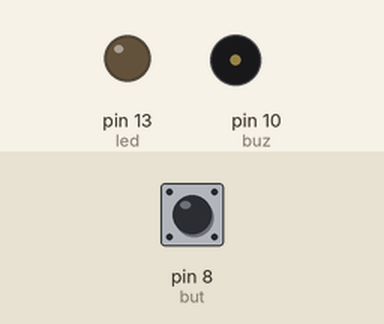
A sketch run on a simulated Arduino Uno, built with avr-gcc and run on an emulated ATmega328P. On the bench: output pins drawn as LEDs (lit = HIGH), buzzer (waves = sounding). The test bench sets the inputs (shaded band); at power-on: pin 8 (but) LOW.

Above: at 1.2 s.
1.3 s: pin 8 (but) pulled HIGH for 0.15 s
At 3.9 s:
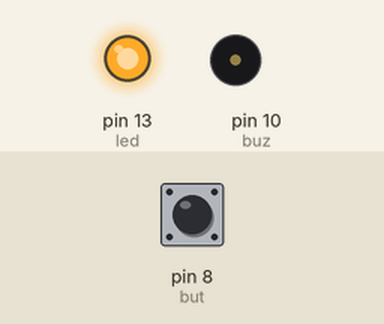
4.3 s: pin 8 (but) pulled HIGH for 3.2 s
At 5.52 s:
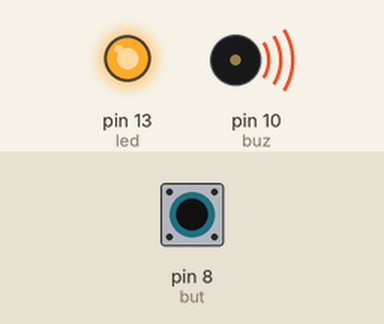
Timing chart, 0 to 10.0 s (numbered marks = the images above; inputs shaded):
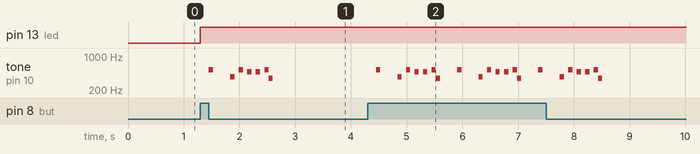

The sketch:

EXmusic.ino
```cpp
int buz = 10;
int led = 13;
int but = 8;
float c = 527.47;
float d = 469.92;
float g = 352.04;
float gb = 372.98;
float tempo = 76.9230769;

void setup() {
  pinMode(led,OUTPUT);
  pinMode(but,INPUT);
  pinMode(buz,OUTPUT);
}

void loop() {
  int buttonstate = digitalRead(but);
  if(buttonstate == HIGH) {
    digitalWrite(led, HIGH);
    delay(tempo*2);
    tone(buz,c,tempo);
    delay(tempo*5);
    tone(buz,gb,tempo);
    delay(tempo*2);
    tone(buz,c,tempo);
    delay(tempo*2);
    tone(buz,d,tempo);
    delay(tempo*2);
    tone(buz,d,tempo);
    delay(tempo*2);
    tone(buz,c,tempo);
    delay(tempo);
    tone(buz,g,tempo);
    delay(tempo*3);


   //primeiro verso

  }
}

// MEMBROS: João Moniz nº 20220550, Tiago Estrela nº20220534, Tomás Salgueiro nº20220589
```

Measured:
- after the input at 1.3 s, pin 13 (led): LOW → HIGH at once; tone on pin 10 (buz): plays 527 Hz for 0.08 s, 372 Hz for 0.08 s, 527 Hz for 0.08 s, 469 Hz for 0.08 s, 469 Hz for 0.08 s, 527 Hz for 0.08 s … (7 notes in this stretch), starting after 0.15 s
- after the input at 4.3 s, tone on pin 10 (buz): silent → 527 Hz after 0.15 s, then repeats every 1.5 s: silent 0.31 s, 372 Hz 0.08 s, silent 0.08 s, 527 Hz 0.08 s, 2 × (silent 0.08 s, 469 Hz 0.08 s), silent 0.08 s, 527 Hz 0.08 s, 352 Hz 0.08 s, silent 0.31 s, 527 Hz 0.08 s, until it stays silent from 8.5 s
